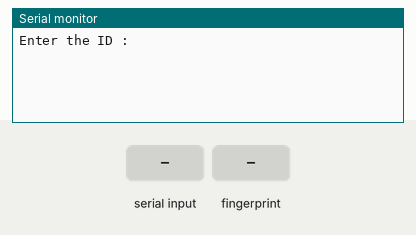
This sketch was run on a simulated Arduino Uno, built with avr-gcc and run on an emulated ATmega328P. On the bench: the last lines printed to the serial monitor. Inputs (shaded band) come from the test bench.

Above: at 2.2 s.
2.3 s: "90,45\n" received over Serial
At 2.8 s:
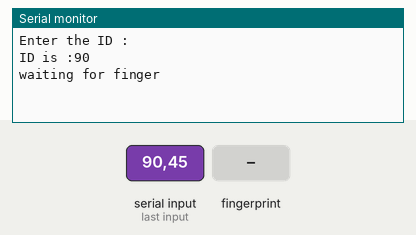
3.8 s: finger stored as number 1 placed on the sensor
At 5.2 s:
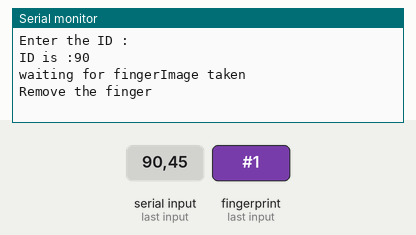
5.5 s: finger stored as number 1 placed on the sensor
At 6.8 s:
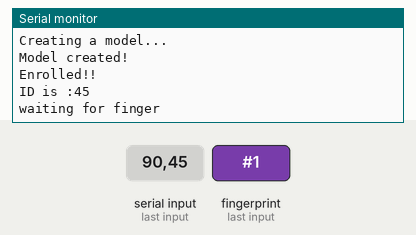

The sketch:

Fingerprint_sensor.ino
```cpp
// Code By Anish Walke...!
#include <SoftwareSerial.h>
#include <Adafruit_Fingerprint.h>

SoftwareSerial fps (2,3);
Adafruit_Fingerprint fin = Adafruit_Fingerprint(&fps);

void setup()
{
  Serial.begin(9600);
  fin.begin(57600);
  Serial.println("Enter the ID :");
}

void loop()
{
  if(Serial.available()>0)
  {
    int id = Serial.parseInt();
    Serial.print("ID is :");
    Serial.println(id);

    Serial.print("waiting for finger");
    while (fin.getImage() != FINGERPRINT_OK);

    int fp = fin.image2Tz(1);
    if(fp == FINGERPRINT_OK)
    {
      Serial.println("Image taken");
    }
    else
    {
      Serial.print("Error");
    }
    Serial.println("Remove the finger");
    delay(2000);

    Serial.println("place the same finger");
    while (fin.getImage() != FINGERPRINT_OK);

    fp = fin.image2Tz(2);
    if(fp == FINGERPRINT_OK)
    {
      Serial.println("Image taken");
    }
    else
    {
      Serial.print("Error");
    }
    Serial.println("Creating a model...");

    fp = fin.createModel();
    if(fp == FINGERPRINT_OK)
    {
      Serial.println("Model created!");
    }
    else
    {
      Serial.print("Error");
    }

    fp = fin.storeModel(id);
    if(fp == FINGERPRINT_OK)
    {
      Serial.println("Enrolled!!");
    }
    else
    {
      Serial.print("Error");
    }
  }
}
```

Measured:
- after the input at 2.3 s, the serial monitor: prints a new line at once (image 1)
- after the input at 3.8 s, the serial monitor: prints a new line after 0.20 s (image 2)
- after the input at 5.5 s, the serial monitor: prints a new line after 0.76 s (image 3)
